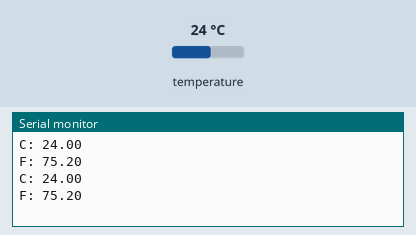
A sketch run on a simulated Arduino Uno, built with avr-gcc and run on an emulated ATmega328P. Parts: the last lines printed to the serial monitor. Inputs (shaded band) come from the test bench; at power-on: temperature 24 °C.

Above: at 1.8 s.
1.9 s: temperature set to 12 °C
At 2.6 s:
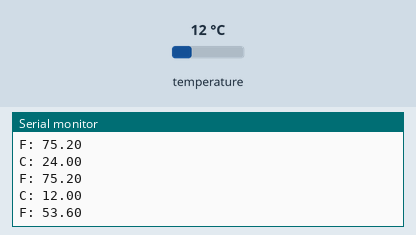
3.4 s: temperature set to 19 °C
At 4.6 s:
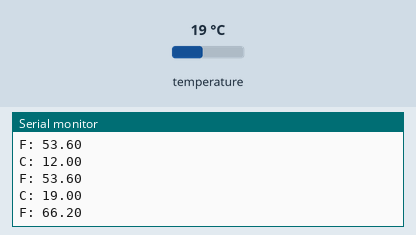
Timing chart, 0 to 6.4 s (numbered marks = the images above; inputs shaded):
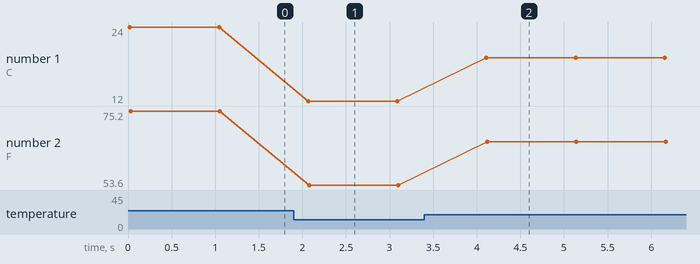

The sketch:

DS18S20.ino
```cpp
#include <OneWire.h>

int DS18S20_Pin = 2; //DS18S20 Signal pin on digital 2

//Temperature chip i/o
OneWire ds(DS18S20_Pin);  // on digital pin 2

void setup(void) {
  Serial.begin(9600);
}

void loop(void) {
  float temperature = getTemp();
  float farh = toFarh(temperature);

  Serial.print("C: ");
  Serial.println(temperature);
  Serial.print("F: ");
  Serial.println(farh);

  delay(1000); //just here to slow down the output so it is easier to read

}

float toFarh(float cel)
{
  return ((cel * 1.8) + 32.0);
}


float getTemp(){
  //returns the temperature from one DS18S20 in DEG Celsius

  byte data[12];
  byte addr[8];

  if ( !ds.search(addr)) {
      //no more sensors on chain, reset search
      ds.reset_search();
      return -1000;
  }

  if ( OneWire::crc8( addr, 7) != addr[7]) {
      Serial.println("CRC is not valid!");
      return -1000;
  }

  if ( addr[0] != 0x10 && addr[0] != 0x28) {
      Serial.print("Device is not recognized");
      return -1000;
  }

  ds.reset();
  ds.select(addr);
  ds.write(0x44,1); // start conversion, with parasite power on at the end

  byte present = ds.reset();
  ds.select(addr);
  ds.write(0xBE); // Read Scratchpad


  for (int i = 0; i < 9; i++) { // we need 9 bytes
    data[i] = ds.read();
  }

  ds.reset_search();

  byte MSB = data[1];
  byte LSB = data[0];

  float tempRead = ((MSB << 8) | LSB); //using two's compliment
  float TemperatureSum = tempRead / 16;

  return TemperatureSum;

}
```

Measured:
- after the input at 1.9 s, the serial monitor: prints a new line after 0.17 s (image 1)
- after the input at 3.4 s, the serial monitor: prints a new line after 0.71 s (image 2)
- plotted number 1: 24 → 12 after the input at 1.9 s, 12 → 19 after the input at 3.4 s
- plotted number 2: 75.2 → 53.6 after the input at 1.9 s, 53.6 → 66.2 after the input at 3.4 s
